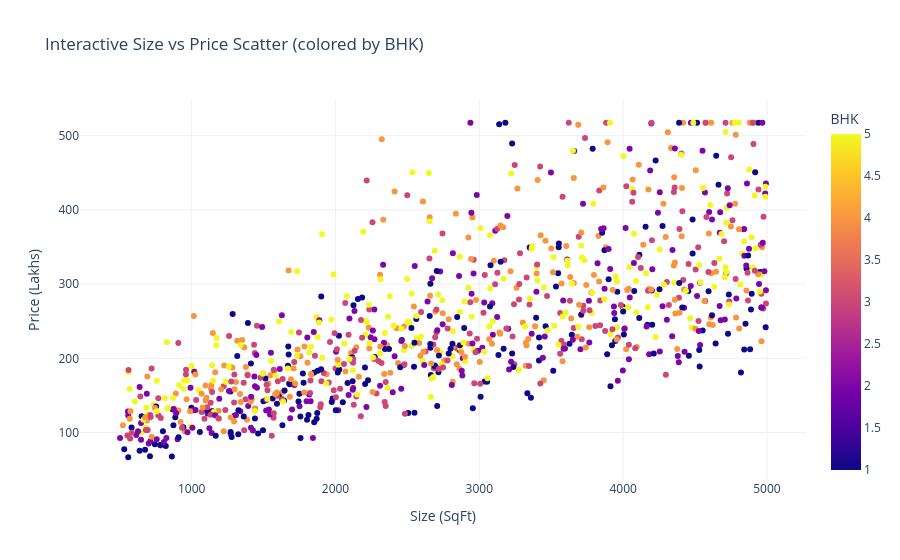

Here is the notebook cell this chart was saved with:
### Markdown cell above
### Interactive Scatter Plot (Plotly)

To satisfy the interactive plotting requirement and provide a premium, web-ready asset, we will generate an interactive scatter plot of Size vs Price colored by BHK, saving it as both `.png` and `.html`.

### Code cell
# Interactive Plotly Scatter
plotly_sample = df.sample(1000, random_state=42)
fig_plotly = px.scatter(
    plotly_sample, 
    x='Size_in_SqFt', 
    y='Price_in_Lakhs', 
    color='BHK', 
    hover_data=['City', 'Locality', 'Property_Type', 'Furnished_Status'],
    title='Interactive Size vs Price Scatter (colored by BHK)',
    labels={'Size_in_SqFt': 'Size (SqFt)', 'Price_in_Lakhs': 'Price (Lakhs)'},
    template='plotly_white'
)
save_plotly(fig_plotly, "size_vs_price_plotly_interactive", "eda")
fig_plotly.show()

### Figure 1 — Plotly figure (JSON) as saved in the notebook; plotly's stock layout.template omitted (floating-point values rounded to 4 significant figures; data arrays with more than 128 entries replaced by an {"elided": "..."} marker saying what was removed)
{"data": [{"customdata": {"elided": "1000x4 str values"}, "hovertemplate": "Size (SqFt)=%{x}<br>Price (Lakhs)=%{y}<br>City=%{customdata[0]}<br>Locality=%{customdata[1]}<br>Property_Type=%{customdata[2]}<br>Furnished_Status=%{customdata[3]}<br>BHK=%{marker.color}<extra></extra>", "legendgroup": "", "marker": {"color": {"elided": "1000 int values"}, "coloraxis": "coloraxis", "symbol": "circle"}, "mode": "markers", "name": "", "orientation": "v", "showlegend": false, "type": "scatter", "x": {"elided": "1000 int values"}, "xaxis": "x", "y": {"elided": "1000 float values"}, "yaxis": "y"}], "layout": {"coloraxis": {"colorbar": {"title": {"text": "BHK"}}, "colorscale": [[0.0, "#0d0887"], [0.1111, "#46039f"], [0.2222, "#7201a8"], [0.3333, "#9c179e"], [0.4444, "#bd3786"], [0.5556, "#d8576b"], [0.6667, "#ed7953"], [0.7778, "#fb9f3a"], [0.8889, "#fdca26"], [1.0, "#f0f921"]]}, "legend": {"tracegroupgap": 0}, "title": {"text": "Interactive Size vs Price Scatter (colored by BHK)"}, "xaxis": {"anchor": "y", "domain": [0.0, 1.0], "title": {"text": "Size (SqFt)"}}, "yaxis": {"anchor": "x", "domain": [0.0, 1.0], "title": {"text": "Price (Lakhs)"}}}}
